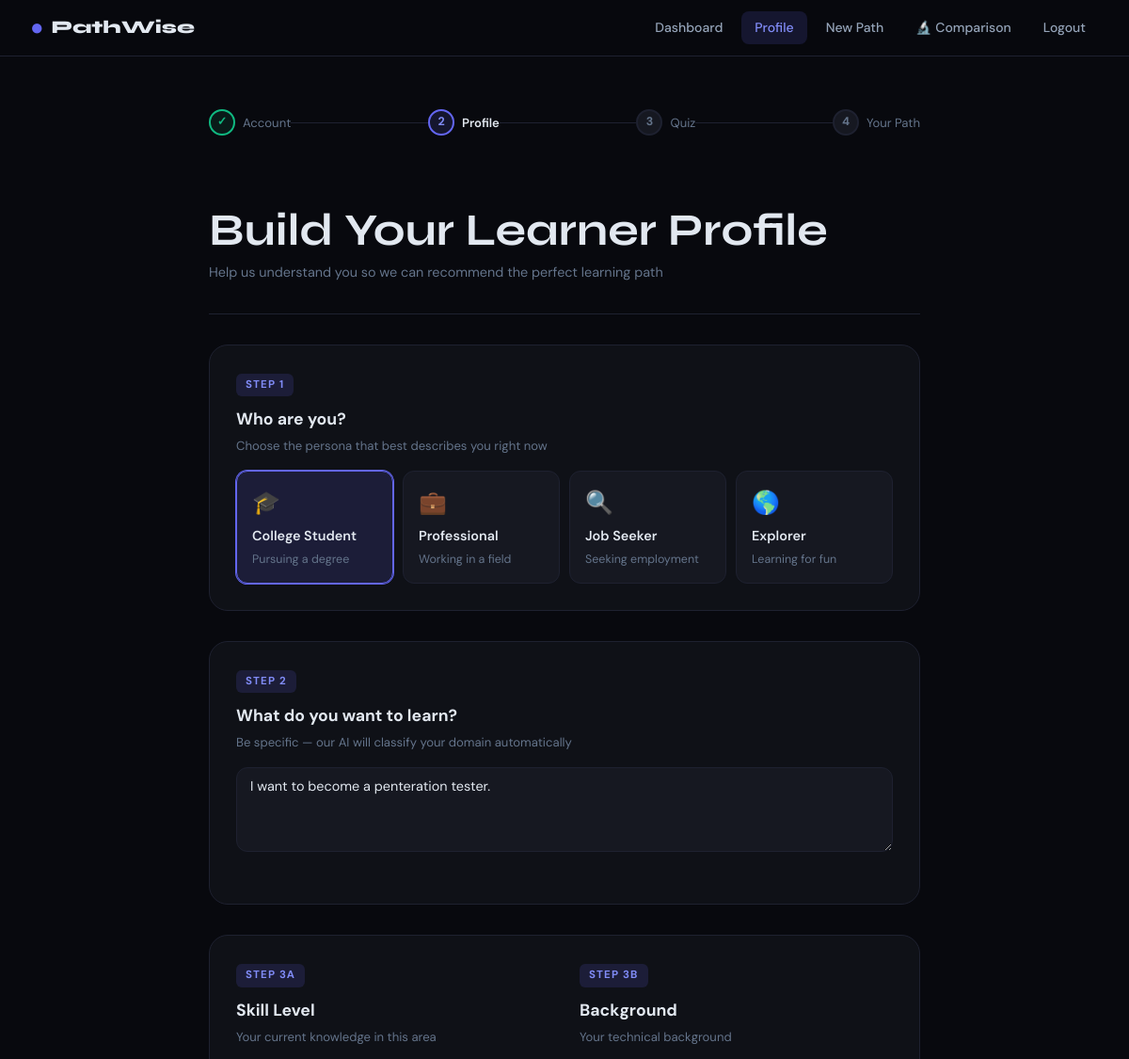
/profile/create (signed in, upper part), run on an earlier commit of the app's database.
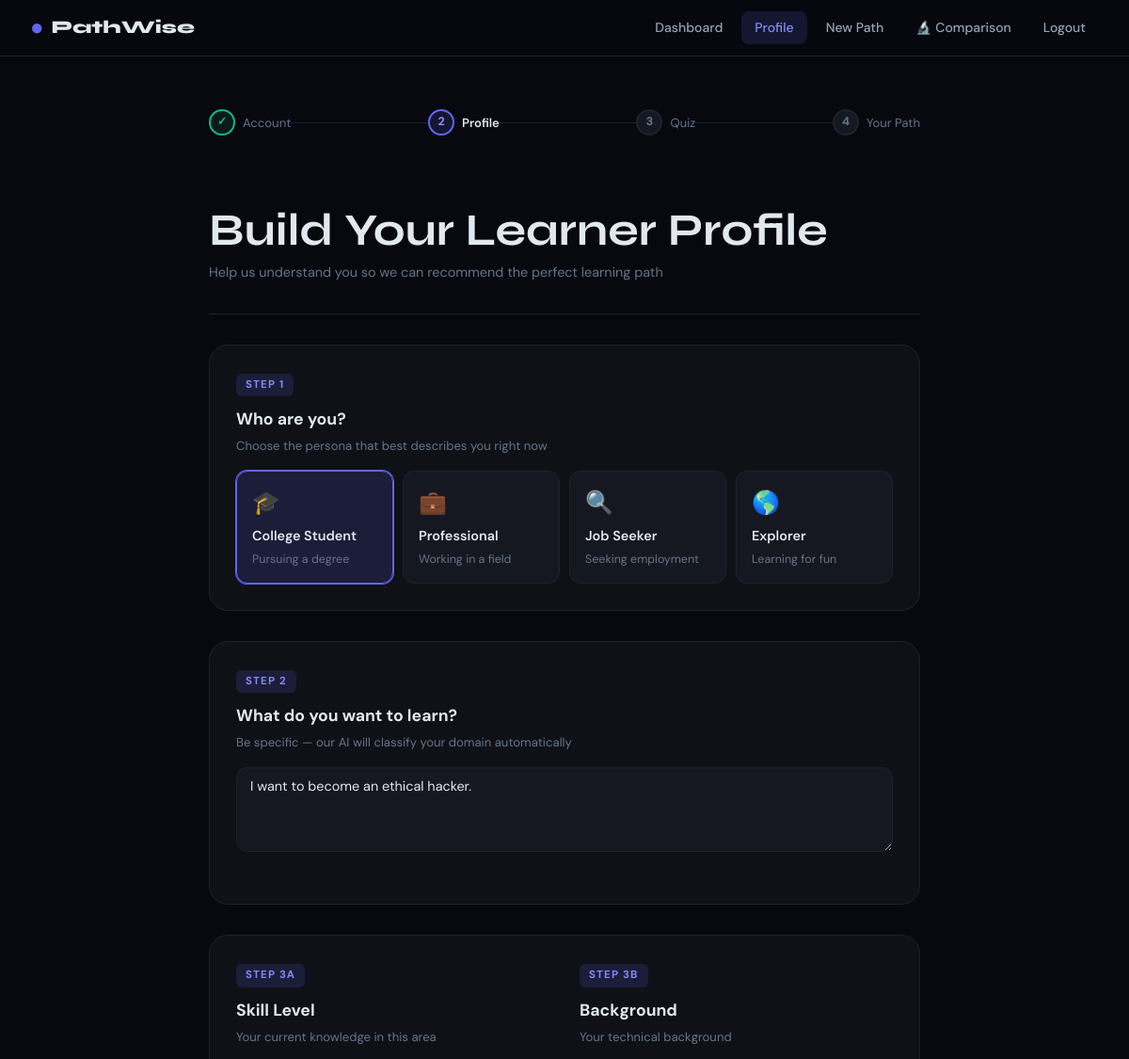
And on a later commit of the database.
### models/profile.py (models this page shows, shortened)
class LearnerProfile(db.Model):
    __tablename__ = 'learner_profiles'
    id              = db.Column(db.Integer, primary_key=True)
    user_id         = db.Column(db.Integer, db.ForeignKey('users.id'), nullable=False, unique=True)
    persona         = db.Column(db.String(50),  nullable=False)   # college_student, professional, job_seeker, explorer
    learning_goal   = db.Column(db.Text,         nullable=False)   # Free-text goal
    goal_domain     = db.Column(db.String(100),  nullable=True)    # Classified domain (e.g., cybersecurity)
    skill_level     = db.Column(db.String(30),   nullable=False)   # beginner, intermediate, expert
    background      = db.Column(db.String(30),   nullable=False)   # tech, non_tech
    memory_capacity = db.Column(db.String(20),   nullable=False)   # short, medium, long
    learning_style  = db.Column(db.String(30),   nullable=False)   # theory, video, labs, project, mixed
    goal_embedding_json = db.Column(db.Text, nullable=True)        # BERT embedding stored as JSON
    quiz_score          = db.Column(db.Float, nullable=True)       # 0–100 score from quiz
    prior_knowledge     = db.Column(db.String(20), nullable=True)  # beginner/intermediate (from quiz)
    created_at = db.Column(db.DateTime, default=datetime.utcnow)
    updated_at = db.Column(db.DateTime, default=datetime.utcnow, onupdate=datetime.utcnow)
    SKILL_ORDINAL   = {'beginner': 0, 'intermediate': 1, 'expert': 2}
    MEMORY_ORDINAL  = {'short': 0, 'medium': 1, 'long': 2}
    STYLE_ORDINAL   = {'theory': 0, 'video': 1, 'labs': 2, 'project': 3, 'mixed': 4}
    PERSONA_ORDINAL = {'explorer': 0, 'college_student': 1, 'job_seeker': 2, 'professional': 3}
    def get_goal_embedding(self) -> list:
        if self.goal_embedding_json:
            return json.loads(self.goal_embedding_json)
        return []
    def get_skill_index(self) -> int:
        return self.SKILL_ORDINAL.get(self.skill_level, 0)
    def get_memory_index(self) -> int:
        return self.MEMORY_ORDINAL.get(self.memory_capacity, 0)
    def get_style_index(self) -> int:
        return self.STYLE_ORDINAL.get(self.learning_style, 0)
    def to_dict(self) -> dict:
        return {
            'id': self.id,
            'user_id': self.user_id,
            'persona': self.persona,
            'learning_goal': self.learning_goal,
            'goal_domain': self.goal_domain,
            'skill_level': self.skill_level,
            'skill_index': self.get_skill_index(),
            'background': self.background,
            'memory_capacity': self.memory_capacity,
            'memory_index': self.get_memory_index(),
            'learning_style': self.learning_style,
            'style_index': self.get_style_index(),
            'quiz_score': self.quiz_score or 0,
            'prior_knowledge': self.prior_knowledge or 'beginner',
            'goal_embedding': self.get_goal_embedding(),
        }

### routes/profile.py (the view, shortened to what this page needs)
@profile_bp.route('/create', methods=['GET', 'POST'])
@login_required
def create_profile():
    existing = current_user.profile
    return render_template('profile/create.html', data=existing.to_dict() if existing else {})

### templates/profile/create.html (shortened to what this page needs)
{% extends "base.html" %}
{% block content %}
<div class="profile-wrap">
  {% if mode != 'edit' %}
  <div class="steps mt-3">
    <div class="step done"><div class="step-num">✓</div><span class="step-label">Account</span></div>
    <div class="step-line"></div>
    <div class="step active"><div class="step-num">2</div><span class="step-label">Profile</span></div>
    <div class="step-line"></div>
    <div class="step"><div class="step-num">3</div><span class="step-label">Quiz</span></div>
    <div class="step-line"></div>
    <div class="step"><div class="step-num">4</div><span class="step-label">Your Path</span></div>
  </div>
  <div class="page-header">
    <h1>Build Your Learner Profile</h1>
    <p class="page-header-sub">Help us understand you so we can recommend the perfect learning path</p>
  </div>
  {% endif %}
  <form method="POST" action="{% if mode == 'edit' %}{{ url_for('profile.edit_profile') }}{% else %}{{ url_for('profile.create_profile') }}{% endif %}">
    <div class="form-section card mb-3">
      <div class="section-tag">Step 1</div>
      <div class="section-title">Who are you?</div>
      <div class="section-sub">Choose the persona that best describes you right now</div>
      <div class="option-grid option-grid-4">
        {% set personas = [
          ('college_student', '🎓', 'College Student', 'Pursuing a degree'),
          ('professional',    '💼', 'Professional',    'Working in a field'),
          ('job_seeker',      '🔍', 'Job Seeker',      'Seeking employment'),
          ('explorer',        '🌎', 'Explorer',        'Learning for fun'),
        ] %}
        {% for val, icon, title, sub in personas %}
        <div class="option-card">
          <label for="persona_{{ val }}">
            <span style="font-size:1.5rem;">{{ icon }}</span>
            <span class="option-title">{{ title }}</span>
            <span class="option-sub">{{ sub }}</span>
          </label>
        </div>
        {% endfor %}
      </div>
    </div>
    <div class="form-section card mb-3">
      <div class="section-tag">Step 2</div>
      <div class="section-title">What do you want to learn?</div>
      <div class="section-sub">Be specific — our AI will classify your domain automatically</div>
      <div class="form-group">
        <textarea name="learning_goal" class="form-control" id="goalInput"
                  rows="3" placeholder="e.g. I want to become a penetration tester and learn ethical hacking techniques..."
                  required>{{ data.get('learning_goal', '') }}</textarea>
      </div>
    </div>
    <div class="card mb-3">
      <div class="grid-2" style="gap:2rem;">
        <div>
          <div class="section-tag">Step 3a</div>
          <div class="section-title">Skill Level</div>
          <div class="section-sub">Your current knowledge in this area</div>
            {% set skills = [('beginner','🌱','Beginner','Starting fresh'),('intermediate','⚡','Intermediate','Some experience'),('expert','🔥','Expert','Deep knowledge')] %}
        </div>
        <div>
          <div class="section-tag">Step 3b</div>
          <div class="section-title">Background</div>
          <div class="section-sub">Your technical background</div>
            {% set bgs = [('tech','💻','Technical','CS/IT background'),('non_tech','🌿','Non-Technical','No prior tech')] %}
        </div>
      </div>
    </div>
            {% set mems = [('short','⚡','Short','< 30 min sessions'),('medium','🎯','Medium','30–60 min sessions'),('long','🏔️','Long','60+ min sessions')] %}
            {% set styles = [('video','📺','Video','Watch & learn'),('theory','📖','Reading','Concepts & text'),('labs','🔬','Labs','Hands-on practice'),('project','🚀','Projects','Build things'),('mixed','🎨','Mixed','A bit of everything')] %}
  </form>
</div>
{% endblock %}

What changed in the data, as far as the page shows it:
changed LearnerProfile: learning_goal "I want to become a penteration tester." → "I want to become an ethical hacker."
